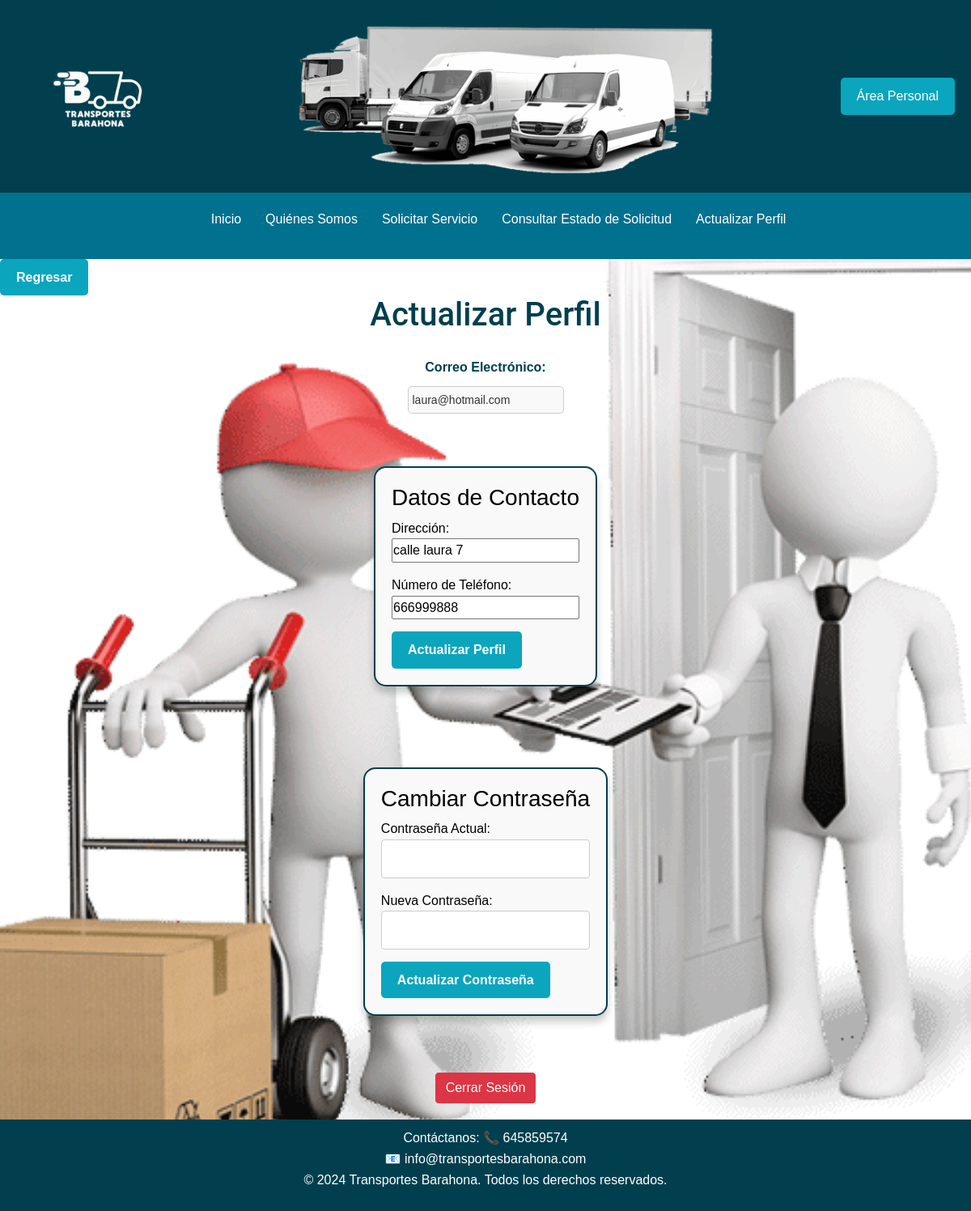
The app's page /public/index.php?action=actualizar_perfil (signed in) with its own data.
### tables this page shows
CREATE TABLE `Usuario` (
  `usuario_id` int(11) NOT NULL,
  `nombre` varchar(100) NOT NULL,
  `email` varchar(100) NOT NULL,
  `direccion` varchar(255) DEFAULT NULL,
  `numero_telefono` varchar(15) DEFAULT NULL,
  `contrasenia` varchar(255) NOT NULL,
  `nombre_rol` enum('cliente','administrador') DEFAULT 'cliente'
);

### app/controllers/ClienteController.php (called while the page is built, shortened)
<?php
require_once __DIR__ . '/../models/Usuario.php';
class ClienteController {
    private $usuarioModel;
    public function __construct() {
        $this->usuarioModel = new Usuario();
    }
    public function actualizarPerfil() {
        $usuario_id = $_SESSION['usuario_id'];
        $usuario = $this->usuarioModel->obtenerUsuarioPorId($usuario_id);
        require '../app/views/usuario/actualizar_perfil.php';
    }
}

### public/index.php (called while the page is built, shortened)
<?php
$router = new Router();
$router->route();
?>

### config/config.php (called while the page is built)
<?php
return [
    'host' => 'localhost',
    'database' => 'transportes_barahona',
    'username' => 'root',
    'password' => '',
];

### app/core/Database.php (called while the page is built)
<?php
class Database {
    private $pdo;
    public function __construct() {
        $config = require __DIR__ . '/../../config/config.php';
        $dsn = "mysql:host=" . $config['host'] . ";dbname=" . $config['database'];
        $this->pdo = new PDO($dsn, $config['username'], $config['password']);
        $this->pdo->setAttribute(PDO::ATTR_ERRMODE, PDO::ERRMODE_EXCEPTION);
    }
    public function obtenerConexion() {
        return $this->pdo;
    }
}

### app/models/Usuario.php (called while the page is built, shortened)
<?php
require_once __DIR__ . '/../core/Database.php';
class Usuario {
    private $db;
    public function __construct() {
        $this->db = (new Database())->obtenerConexion();
    }
    public function obtenerUsuarioPorId($usuario_id) {
        $stmt = $this->db->prepare("SELECT * FROM Usuario WHERE usuario_id = ?");
        $stmt->execute([$usuario_id]);
        return $stmt->fetch(PDO::FETCH_ASSOC);
    }
}

### app/views/usuario/actualizar_perfil.php (the view, shortened to what this page needs)
<!DOCTYPE html>
<html lang="es">
<head>
    <link rel="stylesheet" href="/Transportes_Barahona/public/libs/css/bootstrap.min.css">
    <link rel="stylesheet" href="/Transportes_Barahona/public/css/style.css">
</head>
<body>
    <?php include __DIR__ . '/../includes/encabezado.php'; ?>
    <nav>
        <?php include __DIR__ . '/../includes/menu.php'; ?>
    </nav>
    <main>
    <div>
    <button id="btn-regresar"> Regresar </button>
    </div>
     <div class= "texto-formulario">
    <h1>Actualizar Perfil</h1>
    </div>
    <div class="campo-container centrado">
    <label for="email" class="campo-label">Correo Electrónico:</label>
    <input type="email" name="email" value="<?= htmlspecialchars($usuario['email']) ?>" readonly class="campo-email">
</div>
    <form action="/Transportes_Barahona/public/index.php?action=actualizar_perfil" method="POST" class="formulario-estilizado">
        <h3>Datos de Contacto</h3>
        <label for="direccion">Dirección:</label>
        <input type="text" name="direccion" value="<?= htmlspecialchars($usuario['direccion']) ?>" required>
        <label for="numero_telefono">Número de Teléfono:</label>
        <input type="text" name="numero_telefono" value="<?= htmlspecialchars($usuario['numero_telefono']) ?>" required>
        <button type="submit">Actualizar Perfil</button>
    </form>
    <form action="/Transportes_Barahona/public/index.php?action=cambiar_contrasena" method="POST" class="formulario-estilizado">
        <h3>Cambiar Contraseña</h3>
        <label for="contrasena_actual">Contraseña Actual:</label>
        <input type="password" name="contrasena_actual" required>
        <label for="nueva_contrasena">Nueva Contraseña:</label>
        <input type="password" name="nueva_contrasena" required>
        <button type="submit">Actualizar Contraseña</button>
    </form>
    <div class="area-opciones" >
       <a href="/Transportes_Barahona/public/index.php?action=cerrar_sesion" class="btn btn-danger">Cerrar Sesión</a>
    </div>
    </main>
     <?php include __DIR__ . '/../includes/piepagina.php'; ?>
</body>
</html>

### public/css/style.css (style rules this page uses)
* { margin: 0; padding: 0; box-sizing: border-box; }
:root { --primario: #013F4E; --secundario: #00718F; --acento: #0BA5BE; --fondo: rgba(207, 203, 200, 0) --texto: #576319; }
html, body { font-family: Arial, sans-serif; line-height: 1.6; color: var(--texto); background-color: var(--fondo); height: 100%; margin: 0; padding: 0; display: flex; flex-direction: column; }
body { background-image: url('/Transportes_Barahona/public/img/paquete.png'); background-size: cover; background-position: center; background-repeat: no-repeat; background-attachment: fixed; height: 100vh; }
nav { background: var(--secundario); color: #fff; padding: 10px 20px; }
main { flex: 1; display: flex; flex-direction: column; }
.campo-container { display: flex; align-items: center; gap: 10px; margin-bottom: 15px; }
.campo-label { font-weight: bold; color: #013F4E; }
.campo-email { width: auto; max-width: 300px; padding: 5px; border: 1px solid #ccc; border-radius: 5px; background-color: #f9f9f9; color: #333; font-size: 14px; }
.centrado { display: flex; justify-content: center; align-items: center; flex-direction: column; height: 100%; }
.texto-formulario { text-align: center; margin-bottom: 20px; font-size: 18px; color: #013F4E; font-weight: 700; font-family: 'Roboto', sans-serif; }
button { background-color: var(--acento); color: white; border: none; padding: 10px 20px; font-size: 16px; font-weight: bold; cursor: pointer; border-radius: 5px; transition: background-color 0.3s ease, transform 0.3s ease; }
input[type="password"] { width: 100%; padding: 10px; font-size: 16px; border: 1px solid #ccc; border-radius: 4px; }
.area-opciones { text-align: center; margin: 20px; }
a { text-decoration: none; color: var(--secundario) }

### records on screen
usuario: email "laura@hotmail.com", direccion "calle laura 7", numero_telefono "666999888"
